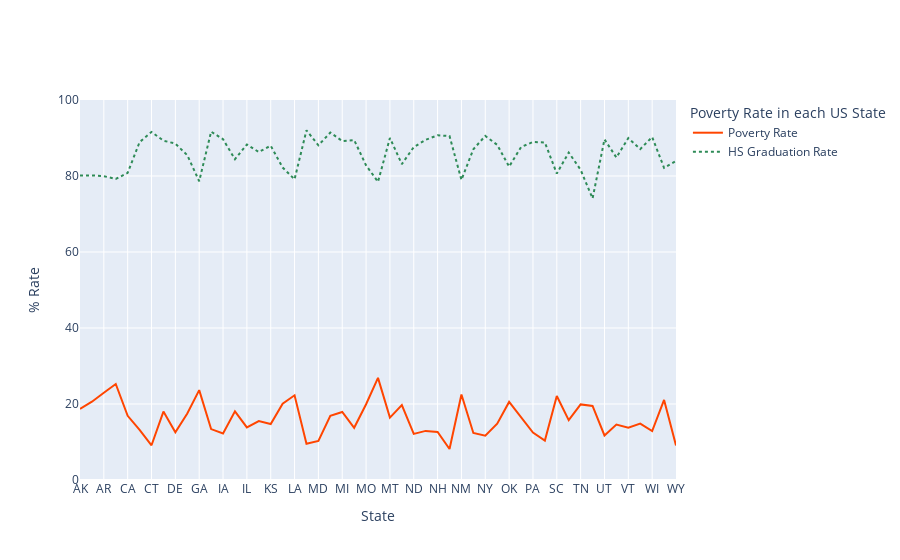

Here is the notebook cell this chart was saved with:
### Code cell
fig = go.Figure()
fig.add_trace(go.Scatter(x=poverty_grad['Geographic Area'], 
                     y=poverty_grad.Mean_Poverty_Rate,
                     hovertemplate="<br>State=%{x}<br>Povery Rate=%{y}%<extra></extra>",
                     name='Poverty Rate',
                     line=dict(color='orangered', width=2)))
fig.add_trace(go.Scatter(x=poverty_grad['Geographic Area'], 
                     y=poverty_grad.Grad_Rate,
                     hovertemplate="<br>State=%{x}<br>HS Grad Rate=%{y}%<extra></extra>",
                     name='HS Graduation Rate',
                     line=dict(color='seagreen', width=2, dash='dot')))
fig.update_layout(legend_title_text = "Poverty Rate in each US State")
fig.update_xaxes(title_text="State")
fig.update_yaxes(title_text="% Rate", range=[0, 100])

fig.show()

### Figure 1 — Plotly figure (JSON) as saved in the notebook; plotly's stock layout.template omitted (floating-point values rounded to 4 significant figures)
{"data": [{"hovertemplate": "<br>State=%{x}<br>Povery Rate=%{y}%<extra></extra>", "line": {"color": "orangered", "width": 2}, "name": "Poverty Rate", "type": "scatter", "x": ["AK", "AL", "AR", "AZ", "CA", "CO", "CT", "DC", "DE", "FL", "GA", "HI", "IA", "ID", "IL", "IN", "KS", "KY", "LA", "MA", "MD", "ME", "MI", "MN", "MO", "MS", "MT", "NC", "ND", "NE", "NH", "NJ", "NM", "NV", "NY", "OH", "OK", "OR", "PA", "RI", "SC", "SD", "TN", "TX", "UT", "VA", "VT", "WA", "WI", "WV", "WY"], "y": [18.68, 20.61, 22.96, 25.27, 16.89, 13.19, 9.14, 18, 12.56, 17.51, 23.66, 13.4, 12.23, 18.08, 13.85, 15.5, 14.72, 20.08, 22.29, 9.55, 10.27, 16.89, 17.9, 13.75, 19.93, 26.88, 16.42, 19.72, 12.13, 12.92, 12.66, 8.16, 22.51, 12.37, 11.64, 14.83, 20.55, 16.44, 12.49, 10.37, 22.11, 15.75, 19.89, 19.5, 11.72, 14.59, 13.79, 14.83, 12.86, 21.08, 9.06]}, {"hovertemplate": "<br>State=%{x}<br>HS Grad Rate=%{y}%<extra></extra>", "line": {"color": "seagreen", "dash": "dot", "width": 2}, "name": "HS Graduation Rate", "type": "scatter", "x": ["AK", "AL", "AR", "AZ", "CA", "CO", "CT", "DC", "DE", "FL", "GA", "HI", "IA", "ID", "IL", "IN", "KS", "KY", "LA", "MA", "MD", "ME", "MI", "MN", "MO", "MS", "MT", "NC", "ND", "NE", "NH", "NJ", "NM", "NV", "NY", "OH", "OK", "OR", "PA", "RI", "SC", "SD", "TN", "TX", "UT", "VA", "VT", "WA", "WI", "WV", "WY"], "y": [80.1, 80.16, 79.95, 79.22, 80.82, 88.93, 91.59, 89.3, 88.52, 85.46, 78.63, 91.67, 89.67, 84.42, 88.29, 86.32, 87.97, 82.22, 79.12, 92.03, 88.08, 91.43, 89.21, 89.47, 82.79, 78.47, 89.99, 83.14, 87.6, 89.52, 90.71, 90.52, 78.97, 87.05, 90.54, 88.2, 82.46, 87.6, 88.97, 88.82, 80.65, 86.18, 81.63, 74.09, 89.64, 84.88, 89.98, 87.07, 90.26, 82.14, 83.97]}], "layout": {"legend": {"title": {"text": "Poverty Rate in each US State"}}, "xaxis": {"title": {"text": "State"}}, "yaxis": {"range": [0, 100], "title": {"text": "% Rate"}}}}
